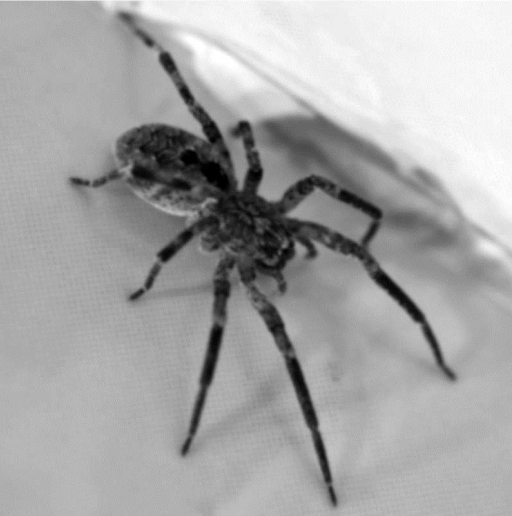
#> input picture Image/PetiteBete.pgm, 512 x 516 px
$ jupyter execute Otsu.ipynb
#> lines starting #> are read from the running program, lines starting #| are printed output that depends on the picture; after the words box and inside, x2 and y2 are one past the last pixel; in counts of white or black regions, pixels touching at a corner belong together
[cell 1]
from skimage import io
from skimage import exposure
from skimage import filters
from skimage import util
import matplotlib.pyplot as plt
import numpy as np
from math import sqrt

# Projet

Algo Otsu

[cell 2]
PetiteBete = io.imread('Image/PetiteBete.pgm')
#> PetiteBete is the input picture: shape (516, 512); min 0, max 255, mean 166.3
PetiteBete = util.img_as_float(PetiteBete)

def otsu(I):
    max = 0
    threshold = 0
    x = I
    hist = np.array(exposure.histogram(x))
    for i in range(len(hist[0])):
        g1 = np.sum(hist[0][:i])
        g2 = np.sum(hist[0][i:])
        if g1 == 0 or g2 == 0:
            continue
        u1 = np.average(np.arange(i), weights=hist[0][:i])
        u2 = np.average(np.arange(i, len(hist[0])), weights=hist[0][i:])
        Iinter = (g1 * g2 / np.sum(hist)) * (u1 - u2) ** 2
        if max < Iinter:
            max = Iinter
            threshold = i
#> this loop made 256 passes
#> (g1, g2, u1, u2, Iinter, max) on passes 2 to 13: (289, 263903, 0, 166.5, 7997839.2, 7997839.2), (407, 263785, 0.29, 166.6, 11229176.1, 11229176.1), (456, 263736, 0.474, 166.6, 12555588, 12555588), (495, 263697, 0.673, 166.6, 13598733.6, 13598733.6), (543, 263649, 0.967, 166.6, 14867172.4, 14867172.4), (589, 263603, 1.28, 166.7, 16068055, 16068055), (649, 263543, 1.72, 166.7, 17615405.8, 17615405.8), (728, 263464, 2.29, 166.8, 19628149.6, 19628149.6), (819, 263373, 2.93, 166.8, 21918771, 21918771), (913, 263279, 3.55, 166.9, 24256424.7, 24256424.7), (1023, 263169, 4.24, 166.9, 26959039.6, 26959039.6), (1161, 263031, 5.05, 167, 30309189.7, 30309189.7)
#> (g1, g2) on pass 1: (0, 264192)
#> after the loop, max = 431886869.7; threshold = 129
    print(threshold)
#| 129
#| 129
#> the loop in otsu (call 2), `for i in range(len(hist[0])):` made 256 passes
#| 129
    return threshold

def bin2(y,t):
#> called with t = 129
    tab = y
    for i in range (len(y)):
        for j in range(len(y[0])):
            if(tab[i][j]*255>t):
                tab[i][j] = 1
            else :
                tab[i][j] = 0
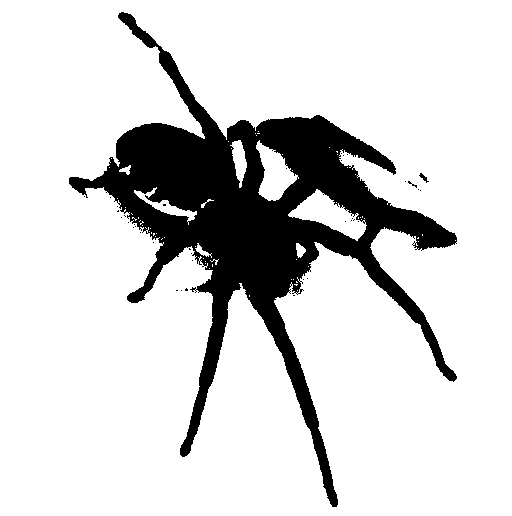
#> tab: shape (516, 512) float64; values 0 (black) and 1 (white), 83.8% white; 38 black regions (36 under 20 px), largest, box (x1, y1, x2, y2) and area: (69, 12, 457, 507) 42705, (419, 173, 429, 183) 36
    return tab


print(otsu(PetiteBete))
plt.imshow(bin2(PetiteBete,otsu(PetiteBete)),cmap='gray')
plt.show()

[cell 3]
maison = io.imread('Image/maisons.pgm')
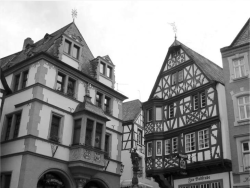
#> input picture Image/maisons.pgm, 250 x 188 px
#> maison is the input picture: shape (188, 250); min 1, max 255, mean 141.9
maison = util.img_as_float(maison)
plt.imshow(bin2(maison,otsu(maison)),cmap='gray')
#| 158
#> call 2 of bin2, with t = 158
#> after the loop in bin2 (call 2), `for i in range (len(y)):`:
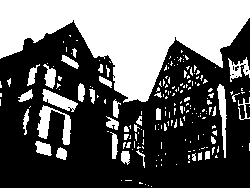
#> tab: shape (188, 250) float64; values 0 (black) and 1 (white), 38.7% white; 201 white regions (162 under 20 px), largest, box (x1, y1, x2, y2) and area: (0, 0, 250, 103) 13625, (37, 105, 71, 145) 543, (42, 89, 78, 112) 380
plt.show()

[cell 4]
coins = io.imread('Image/coins.pgm')
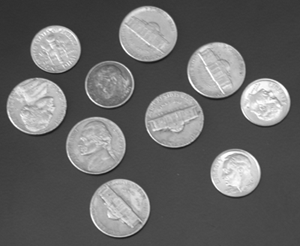
#> input picture Image/coins.pgm, 300 x 246 px
#> coins is the input picture: shape (246, 300); min 23, max 255, mean 103
coins = util.img_as_float(coins)
plt.imshow(bin2(coins,otsu(coins)),cmap='gray')
#| 114
#> call 3 of bin2, with t = 114
#> after the loop in bin2 (call 3), `for i in range (len(y)):`:
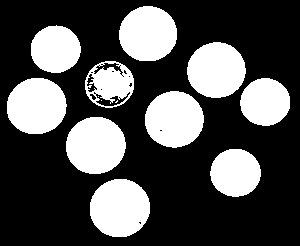
#> tab: shape (246, 300) float64; values 0 (black) and 1 (white), 31.1% white; 13 white regions (3 under 20 px), largest, box (x1, y1, x2, y2) and area: (90, 179, 150, 237) 2764, (66, 117, 126, 174) 2697, (7, 78, 67, 134) 2665
plt.show()
